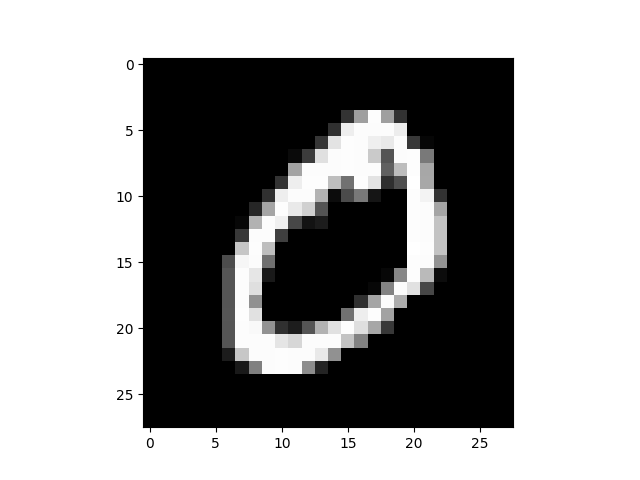
#> input picture src/json/images/image_1.png, 640 x 480 px; its folder holds only this picture in this run
$ python image_json.py
#> lines starting #> are read from the running program, lines starting #| are printed output that depends on the picture
import requests
import os
import numpy as np
from PIL import Image, ImageOps
import sys
import matplotlib.pyplot as plt

np.set_printoptions(threshold=sys.maxsize)
IMAGE = []
DIR = os.path.dirname(__file__)+os.sep+"images"


def mutate_pixel_scale(image: np.ndarray):
    min = image.min()
    max = image.max()
    return 1 - (image - min)/(max-min)


for filename in os.listdir(DIR):
    image = Image.open(DIR+os.sep+filename).resize((28,28))
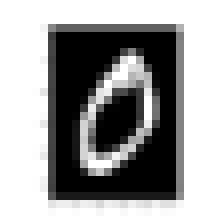
#> image: PIL image 28x28 RGBA (shown 8 times larger); mean R, G, B, A 158.6, 158.6, 158.6, 255
    image = ImageOps.grayscale(image)
#> image: PIL image 28x28 L
    image = np.asarray(image)
    image = mutate_pixel_scale(image)
#> in mutate_pixel_scale, `min = image.min()`: min = 0
#> in mutate_pixel_scale, `max = image.max()`: max = 255
#> in mutate_pixel_scale, `return 1 - (image - min)/(max-min)`:
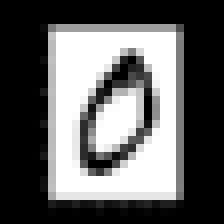
#> returned value: shape (28, 28) float64 (shown 8 times larger); min 0, max 1, mean 0.378
    plt.imshow(image, cmap='gray')
    plt.show()
    break

JSON = {
    'username': 'Hunter',
    'password': '1234',
    'image': IMAGE
}

$ run again, on src/json/images/image_2.png
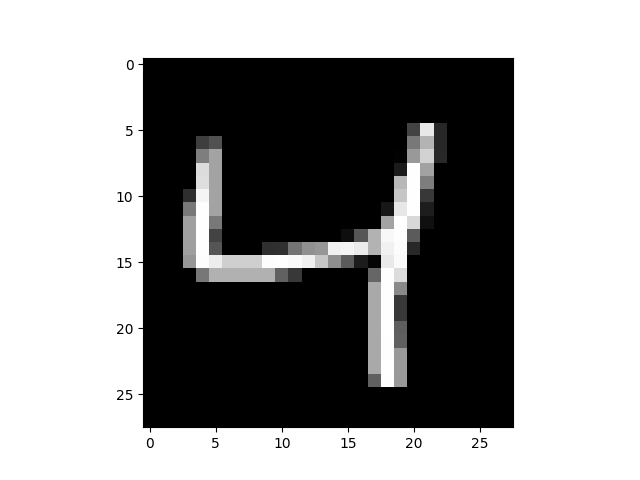
#> input picture src/json/images/image_2.png, 640 x 480 px
#> `image = Image.open(DIR+os.sep+filename).resize((28,28))`:
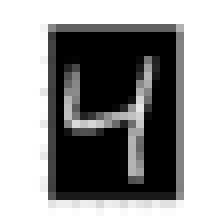
#> image: PIL image 28x28 RGBA (shown 8 times larger); mean R, G, B, A 151.8, 151.8, 151.8, 255
#> min = 0
#> max = 255
#> in mutate_pixel_scale, `return 1 - (image - min)/(max-min)`:
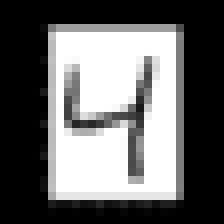
#> returned value: shape (28, 28) float64 (shown 8 times larger); min 0, max 1, mean 0.405

$ run again, on src/json/images/image_3.png
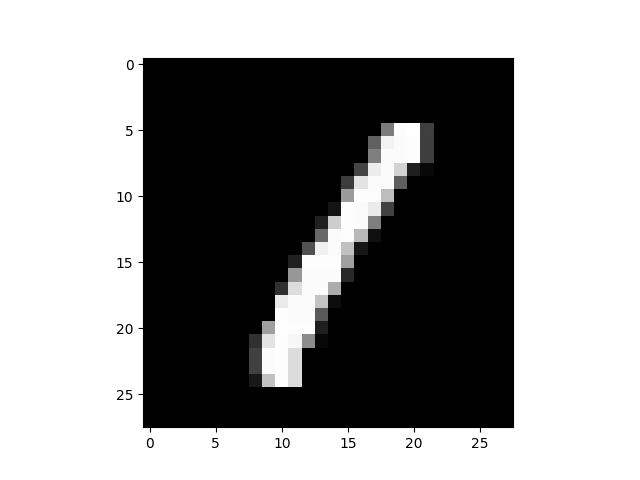
#> input picture src/json/images/image_3.png, 640 x 480 px
#> `image = Image.open(DIR+os.sep+filename).resize((28,28))`:
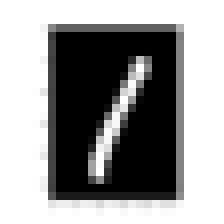
#> image: PIL image 28x28 RGBA (shown 8 times larger); mean R, G, B, A 150.5, 150.5, 150.5, 255
#> min = 0
#> max = 255
#> in mutate_pixel_scale, `return 1 - (image - min)/(max-min)`:
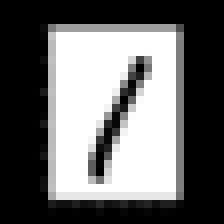
#> returned value: shape (28, 28) float64 (shown 8 times larger); min 0, max 1, mean 0.41

$ run again, on src/json/images/image_4.png
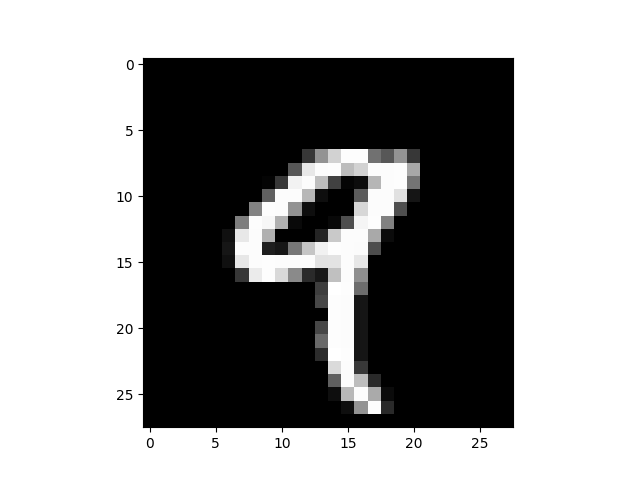
#> input picture src/json/images/image_4.png, 640 x 480 px
#> `image = Image.open(DIR+os.sep+filename).resize((28,28))`:
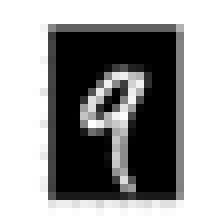
#> image: PIL image 28x28 RGBA (shown 8 times larger); mean R, G, B, A 154, 154, 154, 255
#> min = 0
#> max = 255
#> in mutate_pixel_scale, `return 1 - (image - min)/(max-min)`:
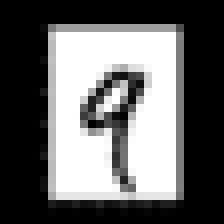
#> returned value: shape (28, 28) float64 (shown 8 times larger); min 0, max 1, mean 0.396
